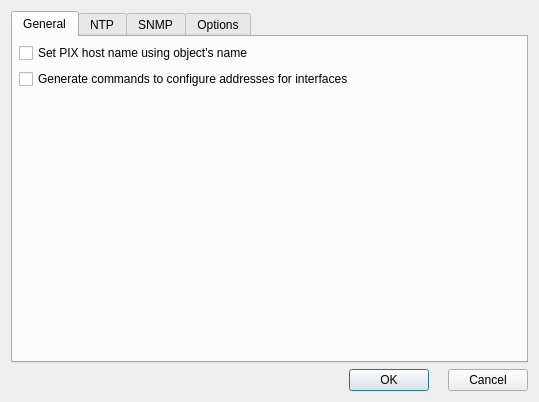
<?xml version="1.0" encoding="UTF-8"?>
<ui version="4.0">
 <class>pixosAdvancedDialog_q</class>
 <widget class="QDialog" name="pixosAdvancedDialog_q">
  <property name="windowModality">
   <enum>Qt::WindowModality::WindowModal</enum>
  </property>
  <property name="enabled">
   <bool>true</bool>
  </property>
  <property name="geometry">
   <rect>
    <x>0</x>
    <y>0</y>
    <width>539</width>
    <height>402</height>
   </rect>
  </property>
  <property name="windowTitle">
   <string>PIX Advanced Configuration Options</string>
  </property>
  <layout class="QGridLayout">
   <property name="margin" stdset="0">
    <number>11</number>
   </property>
   <property name="spacing">
    <number>6</number>
   </property>
   <item row="0" column="0">
    <widget class="QTabWidget" name="tabWidget">
     <property name="currentIndex">
      <number>0</number>
     </property>
     <widget class="QWidget" name="TabPage">
      <attribute name="title">
       <string>General</string>
      </attribute>
      <layout class="QGridLayout">
       <property name="margin" stdset="0">
        <number>6</number>
       </property>
       <property name="spacing">
        <number>6</number>
       </property>
       <item row="0" column="0">
        <widget class="QCheckBox" name="pix_set_host_name">
         <property name="text">
          <string>Set PIX host name using object's name</string>
         </property>
        </widget>
       </item>
       <item row="1" column="0">
        <widget class="QCheckBox" name="pix_ip_address">
         <property name="text">
          <string>Generate commands to configure addresses for interfaces</string>
         </property>
        </widget>
       </item>
       <item row="2" column="0">
        <spacer>
         <property name="orientation">
          <enum>Qt::Orientation::Vertical</enum>
         </property>
         <property name="sizeType">
          <enum>QSizePolicy::Policy::Expanding</enum>
         </property>
         <property name="sizeHint" stdset="0">
          <size>
           <width>20</width>
           <height>40</height>
          </size>
         </property>
        </spacer>
       </item>
      </layout>
     </widget>
     <widget class="QWidget" name="label593">
      <attribute name="title">
       <string>NTP</string>
      </attribute>
      <layout class="QGridLayout" name="pixosAdvanced_gridLayout">
       <item row="0" column="0">
        <widget class="QLabel" name="fwsm_ntp_warning">
         <property name="text">
          <string>NTP cannot be configured on FWSM, because it takes its settings from the Switch.</string>
         </property>
         <property name="alignment">
          <set>Qt::AlignmentFlag::AlignCenter</set>
         </property>
         <property name="wordWrap">
          <bool>true</bool>
         </property>
        </widget>
       </item>
       <item row="1" column="0">
        <widget class="QGroupBox" name="ntp_servers_group">
         <property name="title">
          <string>NTP Servers:</string>
         </property>
         <layout class="QGridLayout">
          <property name="margin" stdset="0">
           <number>6</number>
          </property>
          <property name="spacing">
           <number>6</number>
          </property>
          <item row="1" column="1">
           <widget class="QLineEdit" name="ntp1"/>
          </item>
          <item row="2" column="1">
           <widget class="QLineEdit" name="ntp2"/>
          </item>
          <item row="3" column="2">
           <widget class="QRadioButton" name="ntp3_pref">
            <property name="text">
             <string/>
            </property>
           </widget>
          </item>
          <item row="2" column="2">
           <widget class="QRadioButton" name="ntp2_pref">
            <property name="text">
             <string/>
            </property>
           </widget>
          </item>
          <item row="3" column="1">
           <widget class="QLineEdit" name="ntp3"/>
          </item>
          <item row="1" column="0">
           <widget class="QLabel" name="label580_2">
            <property name="text">
             <string>Server 1:</string>
            </property>
            <property name="alignment">
             <set>Qt::AlignmentFlag::AlignCenter</set>
            </property>
            <property name="wordWrap">
             <bool>false</bool>
            </property>
           </widget>
          </item>
          <item row="2" column="0">
           <widget class="QLabel" name="label580_2_2">
            <property name="text">
             <string>Server 2:</string>
            </property>
            <property name="alignment">
             <set>Qt::AlignmentFlag::AlignCenter</set>
            </property>
            <property name="wordWrap">
             <bool>false</bool>
            </property>
           </widget>
          </item>
          <item row="3" column="0">
           <widget class="QLabel" name="label580_2_3">
            <property name="text">
             <string>Server 3:</string>
            </property>
            <property name="alignment">
             <set>Qt::AlignmentFlag::AlignCenter</set>
            </property>
            <property name="wordWrap">
             <bool>false</bool>
            </property>
           </widget>
          </item>
          <item row="1" column="2">
           <widget class="QRadioButton" name="ntp1_pref">
            <property name="text">
             <string/>
            </property>
           </widget>
          </item>
          <item row="0" column="2">
           <widget class="QLabel" name="label609">
            <property name="text">
             <string>Preffered:</string>
            </property>
            <property name="alignment">
             <set>Qt::AlignmentFlag::AlignCenter</set>
            </property>
            <property name="wordWrap">
             <bool>false</bool>
            </property>
           </widget>
          </item>
          <item row="0" column="1">
           <widget class="QLabel" name="label610">
            <property name="text">
             <string>IP address:</string>
            </property>
            <property name="alignment">
             <set>Qt::AlignmentFlag::AlignCenter</set>
            </property>
            <property name="wordWrap">
             <bool>false</bool>
            </property>
           </widget>
          </item>
         </layout>
        </widget>
       </item>
       <item row="2" column="0">
        <spacer>
         <property name="orientation">
          <enum>Qt::Orientation::Vertical</enum>
         </property>
         <property name="sizeType">
          <enum>QSizePolicy::Policy::Expanding</enum>
         </property>
         <property name="sizeHint" stdset="0">
          <size>
           <width>20</width>
           <height>30</height>
          </size>
         </property>
        </spacer>
       </item>
      </layout>
     </widget>
     <widget class="QWidget" name="label602">
      <attribute name="title">
       <string>SNMP</string>
      </attribute>
      <layout class="QGridLayout">
       <property name="margin" stdset="0">
        <number>6</number>
       </property>
       <property name="spacing">
        <number>6</number>
       </property>
       <item row="0" column="0">
        <widget class="QCheckBox" name="disable_snmp_agent">
         <property name="text">
          <string>Disable SNMP Agent</string>
         </property>
        </widget>
       </item>
       <item row="1" column="0">
        <widget class="QCheckBox" name="set_communities">
         <property name="text">
          <string>Set SNMP communities using data from the firewall object dialog</string>
         </property>
        </widget>
       </item>
       <item row="5" column="0">
        <spacer>
         <property name="orientation">
          <enum>Qt::Orientation::Vertical</enum>
         </property>
         <property name="sizeType">
          <enum>QSizePolicy::Policy::Expanding</enum>
         </property>
         <property name="sizeHint" stdset="0">
          <size>
           <width>20</width>
           <height>40</height>
          </size>
         </property>
        </spacer>
       </item>
       <item row="4" column="0">
        <widget class="QGroupBox" name="frame149">
         <property name="title">
          <string>SNMP servers</string>
         </property>
         <layout class="QGridLayout">
          <property name="margin" stdset="0">
           <number>6</number>
          </property>
          <property name="spacing">
           <number>6</number>
          </property>
          <item row="1" column="1">
           <widget class="QLineEdit" name="snmp_server1"/>
          </item>
          <item row="2" column="1">
           <widget class="QLineEdit" name="snmp_server2"/>
          </item>
          <item row="1" column="2">
           <widget class="QComboBox" name="snmp_poll_traps_1">
            <item>
             <property name="text">
              <string>Poll</string>
             </property>
            </item>
            <item>
             <property name="text">
              <string>Poll and Traps</string>
             </property>
            </item>
            <item>
             <property name="text">
              <string>Traps</string>
             </property>
            </item>
           </widget>
          </item>
          <item row="2" column="2">
           <widget class="QComboBox" name="snmp_poll_traps_2">
            <item>
             <property name="text">
              <string>Poll</string>
             </property>
            </item>
            <item>
             <property name="text">
              <string>Poll and Traps</string>
             </property>
            </item>
            <item>
             <property name="text">
              <string>Traps</string>
             </property>
            </item>
           </widget>
          </item>
          <item row="0" column="2">
           <widget class="QLabel" name="label604">
            <property name="text">
             <string>Enable:</string>
            </property>
            <property name="alignment">
             <set>Qt::AlignmentFlag::AlignCenter</set>
            </property>
            <property name="wordWrap">
             <bool>false</bool>
            </property>
           </widget>
          </item>
          <item row="0" column="1">
           <widget class="QLabel" name="label603">
            <property name="sizePolicy">
             <sizepolicy hsizetype="Expanding" vsizetype="Preferred">
              <horstretch>0</horstretch>
              <verstretch>0</verstretch>
             </sizepolicy>
            </property>
            <property name="text">
             <string>IP address:</string>
            </property>
            <property name="alignment">
             <set>Qt::AlignmentFlag::AlignCenter</set>
            </property>
            <property name="wordWrap">
             <bool>false</bool>
            </property>
           </widget>
          </item>
          <item row="1" column="0">
           <widget class="QLabel" name="label606">
            <property name="text">
             <string>SNMP Server 1:</string>
            </property>
            <property name="alignment">
             <set>Qt::AlignmentFlag::AlignCenter</set>
            </property>
            <property name="wordWrap">
             <bool>false</bool>
            </property>
           </widget>
          </item>
          <item row="2" column="0">
           <widget class="QLabel" name="label607">
            <property name="text">
             <string>SNMP Server 2:</string>
            </property>
            <property name="alignment">
             <set>Qt::AlignmentFlag::AlignCenter</set>
            </property>
            <property name="wordWrap">
             <bool>false</bool>
            </property>
           </widget>
          </item>
         </layout>
        </widget>
       </item>
       <item row="3" column="0">
        <widget class="QCheckBox" name="enable_traps">
         <property name="text">
          <string>Enable sending log messages as SNMP trap notifications</string>
         </property>
        </widget>
       </item>
      </layout>
     </widget>
     <widget class="QWidget" name="label608">
      <attribute name="title">
       <string>Options</string>
      </attribute>
      <layout class="QGridLayout">
       <property name="margin" stdset="0">
        <number>6</number>
       </property>
       <property name="spacing">
        <number>6</number>
       </property>
       <item row="0" column="0">
        <widget class="QCheckBox" name="tcpmss">
         <property name="text">
          <string>Change TCP MSS to</string>
         </property>
        </widget>
       </item>
       <item row="1" column="1">
        <spacer>
         <property name="orientation">
          <enum>Qt::Orientation::Vertical</enum>
         </property>
         <property name="sizeType">
          <enum>QSizePolicy::Policy::Expanding</enum>
         </property>
         <property name="sizeHint" stdset="0">
          <size>
           <width>20</width>
           <height>162</height>
          </size>
         </property>
        </spacer>
       </item>
       <item row="0" column="1">
        <widget class="QSpinBox" name="tcpmss_value">
         <property name="minimum">
          <number>0</number>
         </property>
         <property name="maximum">
          <number>4096</number>
         </property>
         <property name="singleStep">
          <number>10</number>
         </property>
         <property name="value">
          <number>1380</number>
         </property>
        </widget>
       </item>
       <item row="0" column="2">
        <widget class="QLabel" name="label567">
         <property name="text">
          <string>bytes</string>
         </property>
         <property name="alignment">
          <set>Qt::AlignmentFlag::AlignCenter</set>
         </property>
         <property name="wordWrap">
          <bool>false</bool>
         </property>
        </widget>
       </item>
       <item row="0" column="3">
        <spacer>
         <property name="orientation">
          <enum>Qt::Orientation::Horizontal</enum>
         </property>
         <property name="sizeType">
          <enum>QSizePolicy::Policy::Expanding</enum>
         </property>
         <property name="sizeHint" stdset="0">
          <size>
           <width>20</width>
           <height>20</height>
          </size>
         </property>
        </spacer>
       </item>
      </layout>
     </widget>
    </widget>
   </item>
   <item row="1" column="0">
    <layout class="QHBoxLayout">
     <property name="spacing">
      <number>6</number>
     </property>
     <property name="margin" stdset="0">
      <number>0</number>
     </property>
     <item>
      <spacer>
       <property name="orientation">
        <enum>Qt::Orientation::Horizontal</enum>
       </property>
       <property name="sizeType">
        <enum>QSizePolicy::Policy::Expanding</enum>
       </property>
       <property name="sizeHint" stdset="0">
        <size>
         <width>20</width>
         <height>20</height>
        </size>
       </property>
      </spacer>
     </item>
     <item>
      <widget class="QPushButton" name="ok_button">
       <property name="text">
        <string>OK</string>
       </property>
      </widget>
     </item>
     <item>
      <widget class="QLabel" name="label590">
       <property name="alignment">
        <set>Qt::AlignmentFlag::AlignCenter</set>
       </property>
       <property name="wordWrap">
        <bool>false</bool>
       </property>
      </widget>
     </item>
     <item>
      <widget class="QPushButton" name="cancel_button">
       <property name="text">
        <string>Cancel</string>
       </property>
      </widget>
     </item>
    </layout>
   </item>
  </layout>
 </widget>
 <layoutdefault spacing="6" margin="11"/>
 <tabstops>
  <tabstop>tabWidget</tabstop>
  <tabstop>pix_set_host_name</tabstop>
  <tabstop>pix_ip_address</tabstop>
  <tabstop>ntp1</tabstop>
  <tabstop>ntp1_pref</tabstop>
  <tabstop>ntp2</tabstop>
  <tabstop>ntp2_pref</tabstop>
  <tabstop>ntp3</tabstop>
  <tabstop>ntp3_pref</tabstop>
  <tabstop>disable_snmp_agent</tabstop>
  <tabstop>set_communities</tabstop>
  <tabstop>enable_traps</tabstop>
  <tabstop>snmp_server1</tabstop>
  <tabstop>snmp_poll_traps_1</tabstop>
  <tabstop>snmp_server2</tabstop>
  <tabstop>snmp_poll_traps_2</tabstop>
  <tabstop>tcpmss</tabstop>
  <tabstop>tcpmss_value</tabstop>
  <tabstop>ok_button</tabstop>
  <tabstop>cancel_button</tabstop>
 </tabstops>
 <resources/>
 <connections>
  <connection>
   <sender>ok_button</sender>
   <signal>clicked()</signal>
   <receiver>pixosAdvancedDialog_q</receiver>
   <slot>accept()</slot>
   <hints>
    <hint type="sourcelabel">
     <x>20</x>
     <y>20</y>
    </hint>
    <hint type="destinationlabel">
     <x>20</x>
     <y>20</y>
    </hint>
   </hints>
  </connection>
  <connection>
   <sender>cancel_button</sender>
   <signal>clicked()</signal>
   <receiver>pixosAdvancedDialog_q</receiver>
   <slot>reject()</slot>
   <hints>
    <hint type="sourcelabel">
     <x>20</x>
     <y>20</y>
    </hint>
    <hint type="destinationlabel">
     <x>20</x>
     <y>20</y>
    </hint>
   </hints>
  </connection>
 </connections>
</ui>
